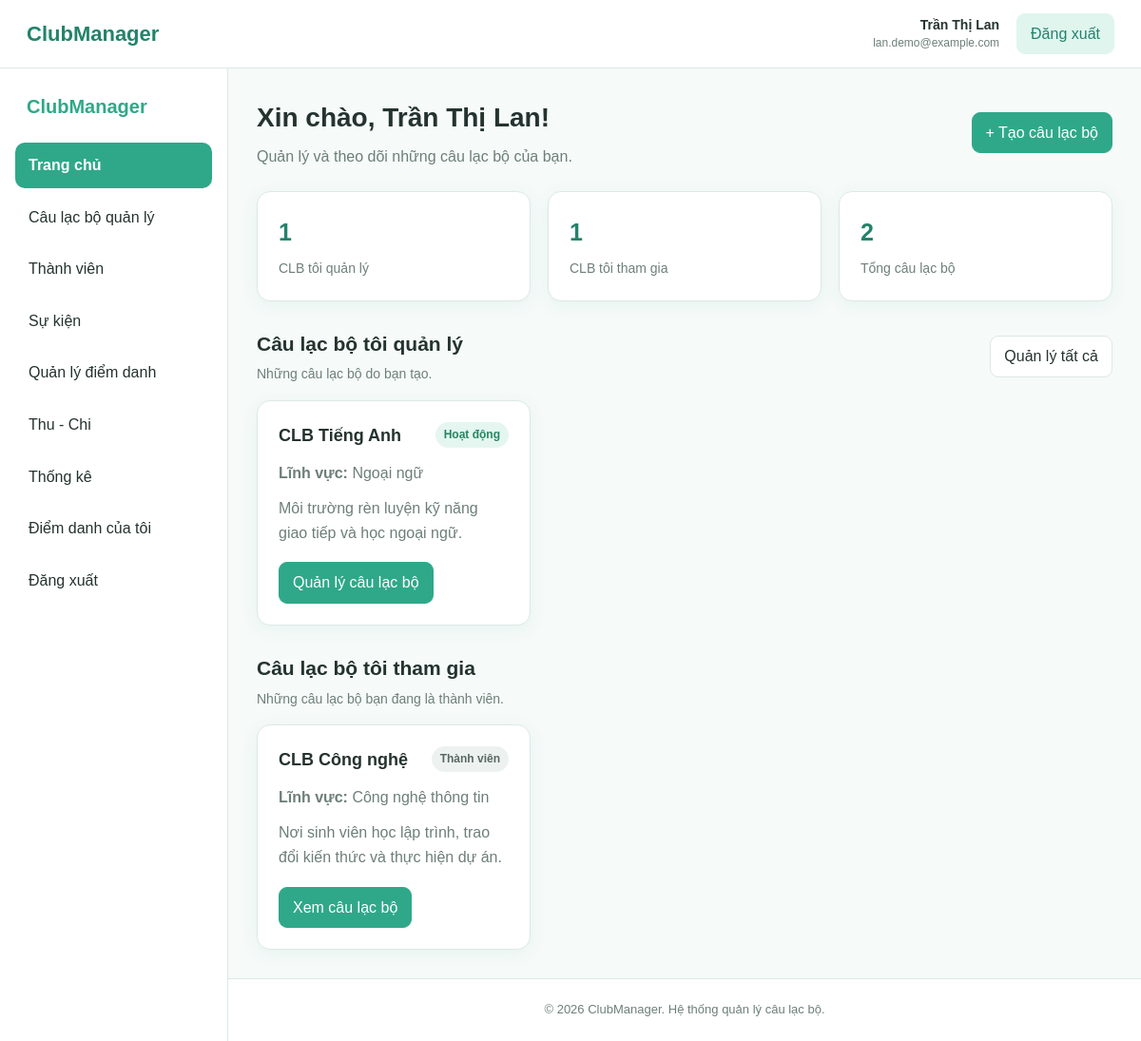
Page /index.php (signed in) on the committed database.
### tables this page shows
CREATE TABLE cau_lac_bo (
    id INT AUTO_INCREMENT PRIMARY KEY,

    ten_clb VARCHAR(150)
        NOT NULL,

    mo_ta TEXT,

    linh_vuc VARCHAR(100),

    ngay_thanh_lap DATE,

    trang_thai ENUM(
        'hoat_dong',
        'tam_dung'
    )
    NOT NULL DEFAULT 'hoat_dong',

    nguoi_tao_id INT
        NOT NULL,

    ngay_tao DATETIME
        NOT NULL DEFAULT CURRENT_TIMESTAMP,

    CONSTRAINT fk_clb_nguoi_tao
        FOREIGN KEY (nguoi_tao_id)
        REFERENCES nguoi_dung(id)
        ON UPDATE CASCADE
        ON DELETE RESTRICT
);

CREATE TABLE tham_gia_clb (
    id INT AUTO_INCREMENT PRIMARY KEY,

    nguoi_dung_id INT
        NOT NULL,

    cau_lac_bo_id INT
        NOT NULL,

    vai_tro ENUM(
        'quan_tri',
        'chu_nhiem',
        'pho_chu_nhiem',
        'thanh_vien'
    )
    NOT NULL DEFAULT 'thanh_vien',

    ngay_tham_gia DATE
        NOT NULL,

    trang_thai ENUM(
        'hoat_dong',
        'tam_dung',
        'da_roi'
    )
    NOT NULL DEFAULT 'hoat_dong',

    UNIQUE (
        nguoi_dung_id,
        cau_lac_bo_id
    ),

    CONSTRAINT fk_thamgia_nguoidung
        FOREIGN KEY (nguoi_dung_id)
        REFERENCES nguoi_dung(id)
        ON UPDATE CASCADE
        ON DELETE CASCADE,

    CONSTRAINT fk_thamgia_clb
        FOREIGN KEY (cau_lac_bo_id)
        REFERENCES cau_lac_bo(id)
        ON UPDATE CASCADE
        ON DELETE CASCADE
);

### index.php (the view, shortened to what this page needs)
<?php
require_once __DIR__ . '/config/database.php';
$userId = (int) $_SESSION['user_id'];
$stmtQuanLy = $pdo->prepare(
    "SELECT *
     FROM cau_lac_bo
     WHERE nguoi_tao_id = :user_id
     ORDER BY id DESC"
);
$stmtQuanLy->execute(['user_id' => $userId]);
$clbQuanLy = $stmtQuanLy->fetchAll();
$stmtThamGia = $pdo->prepare(
    "SELECT clb.*, tg.vai_tro, tg.ngay_tham_gia
     FROM tham_gia_clb tg
     INNER JOIN cau_lac_bo clb
         ON clb.id = tg.cau_lac_bo_id
     WHERE tg.nguoi_dung_id = :user_id
       AND tg.trang_thai = 'hoat_dong'
       AND clb.nguoi_tao_id <> :owner_id
     ORDER BY clb.id DESC"
);
$stmtThamGia->execute([
    'user_id' => $userId,
    'owner_id' => $userId
]);
$clbThamGia = $stmtThamGia->fetchAll();
function e($value) {
    return htmlspecialchars((string)($value ?? ''), ENT_QUOTES, 'UTF-8');
}
function tenVaiTro($vaiTro) {
    $labels = [
        'quan_tri' => 'Quản trị',
        'chu_nhiem' => 'Chủ nhiệm',
        'pho_chu_nhiem' => 'Phó chủ nhiệm',
        'thanh_vien' => 'Thành viên'
    ];
    return $labels[$vaiTro] ?? 'Thành viên';
}
require_once __DIR__ . '/includes/header.php';
?>
<div class="app-layout">
    <?php require_once __DIR__ . '/includes/sidebar.php'; ?>
    <main class="main-content">
        <section class="page-header">
            <div>
                <h1>Xin chào, <?= e($userName) ?>!</h1>
                <p>Quản lý và theo dõi những câu lạc bộ của bạn.</p>
            </div>
            <a href="them-clb.php" class="btn btn-primary">
                + Tạo câu lạc bộ
            </a>
        </section>
        <section class="dashboard-cards">
            <div class="stat-card">
                <h3><?= count($clbQuanLy) ?></h3>
                <p>CLB tôi quản lý</p>
            </div>
            <div class="stat-card">
                <h3><?= count($clbThamGia) ?></h3>
                <p>CLB tôi tham gia</p>
            </div>
            <div class="stat-card">
                <h3><?= count($clbQuanLy) + count($clbThamGia) ?></h3>
                <p>Tổng câu lạc bộ</p>
            </div>
        </section>
        <section class="content-section">
            <div class="section-header">
                <div>
                    <h2>Câu lạc bộ tôi quản lý</h2>
                    <p>Những câu lạc bộ do bạn tạo.</p>
                </div>
                <?php if ($clbQuanLy): ?>
                    <a href="clb-quan-tri.php" class="btn">
                        Quản lý tất cả
                    </a>
                <?php endif; ?>
            </div>
            <?php if ($clbQuanLy): ?>
                <div class="card-grid">
                    <?php foreach ($clbQuanLy as $clb): ?>
                        <article class="card club-card">
                            <div class="club-card-header">
                                <h3><?= e($clb['ten_clb']) ?></h3>
                                <span class="badge <?= $clb['trang_thai'] === 'hoat_dong'
                                    ? 'badge-success'
                                    : 'badge-warning' ?>">
                                    <?= $clb['trang_thai'] === 'hoat_dong'
                                        ? 'Hoạt động'
                                        : 'Tạm dừng' ?>
                                </span>
                            </div>
                            <p>
                                <strong>Lĩnh vực:</strong>
                                <?= e($clb['linh_vuc']) ?>
                            </p>
                            <p><?= e($clb['mo_ta']) ?></p>
                            <div class="card-actions">
                                <a class="btn btn-primary"
                                   href="chi-tiet-clb.php?id=<?= (int)$clb['id'] ?>">
                                    Quản lý câu lạc bộ
                                </a>
                            </div>
                        </article>
                    <?php endforeach; ?>
                </div>
            <?php endif; ?>
        </section>
        <section class="content-section" id="clb-tham-gia">
            <div class="section-header">
                <div>
                    <h2>Câu lạc bộ tôi tham gia</h2>
                    <p>Những câu lạc bộ bạn đang là thành viên.</p>
                </div>
            </div>
            <?php if ($clbThamGia): ?>
                <div class="card-grid">
                    <?php foreach ($clbThamGia as $clb): ?>
                        <article class="card club-card">
                            <div class="club-card-header">
                                <h3><?= e($clb['ten_clb']) ?></h3>
                                <span class="badge">
                                    <?= e(tenVaiTro($clb['vai_tro'])) ?>
                                </span>
                            </div>
                            <p>
                                <strong>Lĩnh vực:</strong>
                                <?= e($clb['linh_vuc']) ?>
                            </p>
                            <p><?= e($clb['mo_ta']) ?></p>
                            <div class="card-actions">
                                <a class="btn btn-primary"
                                   href="chi-tiet-clb.php?id=<?= (int)$clb['id'] ?>">
                                    Xem câu lạc bộ
                                </a>
                            </div>
                        </article>
                    <?php endforeach; ?>
                </div>
            <?php else: ?>
                <div class="empty-state">
                    <p>Bạn chưa tham gia câu lạc bộ nào.</p>
                </div>
            <?php endif; ?>
        </section>
    </main>
</div>
<?php require_once __DIR__ . '/includes/footer.php'; ?>

### css/style.css (style rules this page uses)
:root { --primary: #2fa889; --primary-dark: #23836b; --primary-light: #dff5ee; --primary-soft: #eefaf6; --white: #ffffff; --background: #f6faf9; --text: #24332f; --text-light: #6d7f79; --border: #dce9e4; --success: #278563; --success-bg: #e4f6ef; --warning: #b57b22; --warning-bg: #fff4df; --danger: #c85353; --danger-bg: #fdeaea; --shadow: 0 4px 18px rgba(47, 168, 137, 0.08); --radius: 14px; --topbar-height: 72px; --sidebar-width: 240px; }
* { box-sizing: border-box; }
html { margin: 0; padding: 0; width: 100%; scroll-behavior: smooth; }
body { margin: 0; padding: 0; width: 100%; min-height: 100vh; font-family: Arial, Helvetica, sans-serif; background: var(--background); color: var(--text); line-height: 1.6; }
a { color: inherit; text-decoration: none; }
.app-layout { display: block; width: 100%; max-width: none; min-height: 100vh; padding-top: var(--topbar-height); }
.main-content { display: block; width: calc(100% - var(--sidebar-width)); max-width: none; min-width: 0; min-height: calc(100vh - var(--topbar-height)); margin-left: var(--sidebar-width); margin-right: 0; padding: 30px; }
.page-header { display: flex; align-items: center; justify-content: space-between; width: 100%; gap: 20px; margin-bottom: 24px; }
.page-header > div { min-width: 0; }
.page-header h1 { margin: 0 0 5px; font-size: 28px; color: var(--text); }
.page-header p { margin: 0; color: var(--text-light); }
.content-section { width: 100%; margin-top: 28px; }
.section-header { display: flex; align-items: center; justify-content: space-between; width: 100%; gap: 20px; margin-bottom: 16px; }
.section-header h2 { margin: 0 0 4px; font-size: 21px; }
.section-header p { margin: 0; color: var(--text-light); font-size: 14px; }
.btn { display: inline-flex; align-items: center; justify-content: center; min-height: 38px; padding: 8px 14px; border: 1px solid var(--border); border-radius: 9px; background: var(--white); color: var(--text); cursor: pointer; transition: 0.2s; white-space: nowrap; }
.btn-primary { background: var(--primary); border-color: var(--primary); color: var(--white); }
.card { width: 100%; background: var(--white); border: 1px solid var(--border); border-radius: var(--radius); padding: 22px; box-shadow: var(--shadow); }
.card h2, .card h3 { margin-top: 0; }
.card-grid { display: grid; width: 100%; grid-template-columns: repeat(3, minmax(0, 1fr)); gap: 18px; }
.club-card { display: flex; flex-direction: column; min-width: 0; gap: 12px; }
.club-card p { margin: 0; color: var(--text-light); }
.club-card-header { display: flex; align-items: flex-start; justify-content: space-between; gap: 12px; }
.club-card-header h3 { margin: 0; font-size: 18px; }
.card-actions { margin-top: auto; padding-top: 6px; }
.dashboard-cards { display: grid; width: 100%; grid-template-columns: repeat(3, minmax(0, 1fr)); gap: 18px; margin-bottom: 24px; }
.stat-card { min-width: 0; background: var(--white); border: 1px solid var(--border); border-radius: var(--radius); padding: 22px; box-shadow: var(--shadow); }
.stat-card h3 { margin: 0 0 7px; color: var(--primary-dark); font-size: 25px; word-break: break-word; }
.stat-card p { margin: 0; color: var(--text-light); font-size: 14px; }
.badge { display: inline-block; padding: 4px 9px; border-radius: 999px; background: #edf2f0; color: #596862; font-size: 12px; font-weight: 600; white-space: nowrap; }
.badge-success { background: var(--success-bg); color: var(--success); }
@media (min-width: 769px) { body { min-width: 769px; } }
@media (min-width: 769px) { .app-layout { display: block !important; width: 100% !important; max-width: none !important; } }
@media (min-width: 769px) { .main-content { display: block !important; width: calc(100% - var(--sidebar-width)) !important; max-width: none !important; margin-left: var(--sidebar-width) !important; margin-right: 0 !important; padding: 30px !important; } }
@media (min-width: 769px) { .page-header, .content-section, .section-header, .dashboard-cards, .card-grid, .table-wrapper { max-width: none !important; } }

### rows in the picture
cau_lac_bo: ten_clb "CLB Tiếng Anh", trang_thai "Hoạt động", linh_vuc "Ngoại ngữ", mo_ta "Môi trường rèn luyện kỹ năng giao tiếp và học ngoại ngữ."
tham_gia_clb: cau_lac_bo.ten_clb "CLB Công nghệ", vai_tro "Thành viên", cau_lac_bo.linh_vuc "Công nghệ thông tin", cau_lac_bo.mo_ta "Nơi sinh viên học lập trình, trao đổi kiến thức và thực hiện dự án."

### other values in the picture
$userName "Trần Thị Lan"
$userEmail "lan.demo@example.com"
count($clbQuanLy) "1"
count($clbThamGia) "1"
count($clbQuanLy) + count($clbThamGia) "2"
